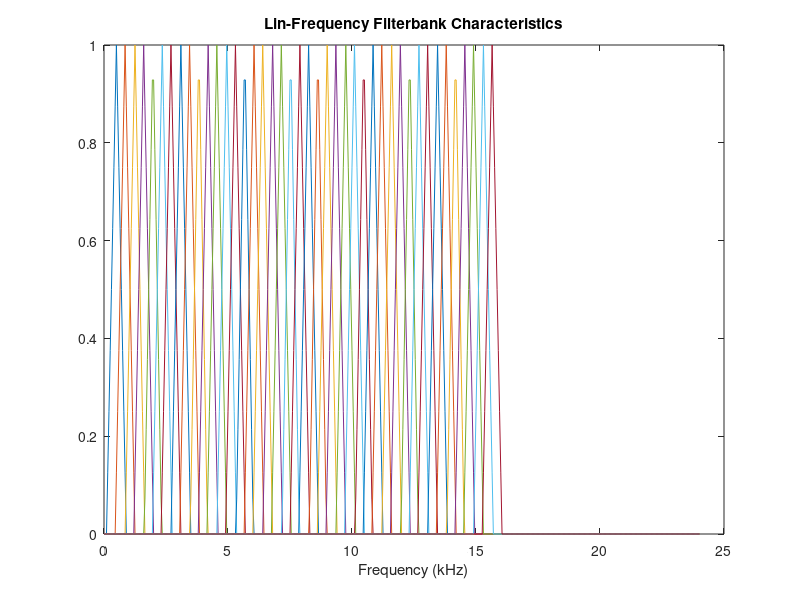

MATLAB code to generate this figure: (Note: this script raises an error after producing the figure.)
%% Initialization
clear, close all, clc

experimentName = 'LFCC_30_Coeffs';

inputFolderName = 'D:\FB Data\Binaural Audio Recordings';
outputFolderName = 'D:\FB Data\CSV';
outFileName = [outputFolderName,'\',experimentName,'_Features.csv']

Fs = 48000;

fdur = 0.02; % Frame duration in sec.
hop = 0.5;  % Hop factor
nfdur = fdur*Fs;
nhop = round(hop*nfdur);

f_low = 100;        % Low-frequency limit in Hz
f_high = 16000;     % High-frequency limit in Hz

nCoeff = 30;    % Number of cepstral coefficients (ncc=1 is the 0th coeff.)
nBands = 42;    % Number of channels in a filterbank

disp(['Number of LFCC features: ',num2str(2*4*nCoeff)]);


%% Filterbank

% Custom lin-freq filterbank
numBandEdges = nBands + 2;
NFFT = nfdur;
filterBank = zeros(nBands,NFFT);
% bandEdges = logspace(log10(f_low),log10(f_high),numBandEdges);
bandEdges = linspace(f_low,f_high,numBandEdges);
bandEdgesBins = round((bandEdges/Fs)*NFFT) + 1;
for ii = 1:nBands
     filt = triang(bandEdgesBins(ii+2)-bandEdgesBins(ii));
     leftPad = bandEdgesBins(ii);
     rightPad = NFFT - numel(filt) - leftPad;
     filterBank(ii,:) = [zeros(1,leftPad),filt',zeros(1,rightPad)];
end
linFreqFilterBank = filterBank(:,1:NFFT/2+1);

% Plots
f_vector = 0.001*(0:floor(nfdur/2))*Fs/nfdur;
plot(f_vector,linFreqFilterBank)
xlabel('Frequency (kHz)')
title('Lin-Frequency Filterbank Characteristics')



tStart = tic;


%% ======================= Feature Extraction =============================
disp('====== Feature Extraction ======')

%% Identify File Names
[fileNames, N] = getFileNames(inputFolderName);

%% Main Loop ==============================================================
Features = zeros(length(fileNames),4*2*nCoeff);
parfor ii = 1:N % Loop across files

    fname = fullfile(inputFolderName,fileNames{ii});
%     disp(' ' );
%     disp(['Progress: ',num2str(ii),' out of ',num2str(N)])
%     disp(fname);


    %% Open Audio File
    [xy, fs] = audioread(fname);
    xy = xy - ones(size(xy))*diag(mean(xy)); % Remove DC offset  
    xy = xy / max(rms(xy)); % RMS joint-channel normalization
    
    x = xy(:,1);
    y = xy(:,2);

    %% Mid-Side Processing   
    m = xy * [1; 1]; % m-signal
    s = xy * [1; -1]; % s-signal
    m = m - mean(m); % Remove DC offset
    s = s - mean(s); % Remove DC offset
    
    %% Spectrum
    XX = stft(x,'Window',hamming(nfdur),'FFTLength',nfdur,'OverlapLength',nhop,'FrequencyRange','onesided');
    YY = stft(y,'Window',hamming(nfdur),'FFTLength',nfdur,'OverlapLength',nhop,'FrequencyRange','onesided');
    MM = stft(m,'Window',hamming(nfdur),'FFTLength',nfdur,'OverlapLength',nhop,'FrequencyRange','onesided');
    SS = stft(s,'Window',hamming(nfdur),'FFTLength',nfdur,'OverlapLength',nhop,'FrequencyRange','onesided');
 
    XX = abs(XX);
    YY = abs(YY);
    MM = abs(MM);
    SS = abs(SS);
    
    %% Cepstral coefficients
    x_LFCCs = cepstralCoefficients(linFreqFilterBank*XX,'NumCoeffs',nCoeff,'Rectification','log');
    y_LFCCs = cepstralCoefficients(linFreqFilterBank*YY,'NumCoeffs',nCoeff,'Rectification','log');
    m_LFCCs = cepstralCoefficients(linFreqFilterBank*MM,'NumCoeffs',nCoeff,'Rectification','log');
    s_LFCCs = cepstralCoefficients(linFreqFilterBank*SS,'NumCoeffs',nCoeff,'Rectification','log');    
    
    
    %% Summary statistics  
    x_LFCCs_m = mean(x_LFCCs);
    y_LFCCs_m = mean(y_LFCCs);
    m_LFCCs_m = mean(m_LFCCs);
    s_LFCCs_m = mean(s_LFCCs);
    
    x_LFCCs_sd = std(x_LFCCs);
    y_LFCCs_sd = std(y_LFCCs);
    m_LFCCs_sd = std(m_LFCCs);
    s_LFCCs_sd = std(s_LFCCs);     
       
    Features(ii, :) = [...
            x_LFCCs_m ...
            y_LFCCs_m ...
            m_LFCCs_m ...
            s_LFCCs_m ...
            x_LFCCs_sd ...
            y_LFCCs_sd ...
            m_LFCCs_sd ...
            s_LFCCs_sd ...            
          ];      
    
end % End of loop across files 


%% Variable names
vars_LFCC_x_m = sequenceofVariables('lfcc_x_m_',nCoeff);
vars_LFCC_y_m = sequenceofVariables('lfcc_y_m_',nCoeff);
vars_LFCC_m_m = sequenceofVariables('lfcc_m_m_',nCoeff);
vars_LFCC_s_m = sequenceofVariables('lfcc_s_m_',nCoeff);

vars_LFCC_x_sd = sequenceofVariables('lfcc_x_sd_',nCoeff);
vars_LFCC_y_sd = sequenceofVariables('lfcc_y_sd_',nCoeff);
vars_LFCC_m_sd = sequenceofVariables('lfcc_m_sd_',nCoeff);
vars_LFCC_s_sd = sequenceofVariables('lfcc_s_sd_',nCoeff);

variableNames = [...
    vars_LFCC_x_m vars_LFCC_y_m vars_LFCC_m_m vars_LFCC_s_m...
    vars_LFCC_x_sd vars_LFCC_y_sd vars_LFCC_m_sd vars_LFCC_s_sd];


% Create table
dt = array2table(Features, 'VariableNames',variableNames);
dt = addvars(dt,fileNames,'Before',1);


%% Save data
outputfile = outFileName;
writetable(dt,outputfile);


%% Finalize
tEnd = toc(tStart);
fprintf('%d minutes and %f seconds\n', floor(tEnd/60), rem(tEnd,60));











